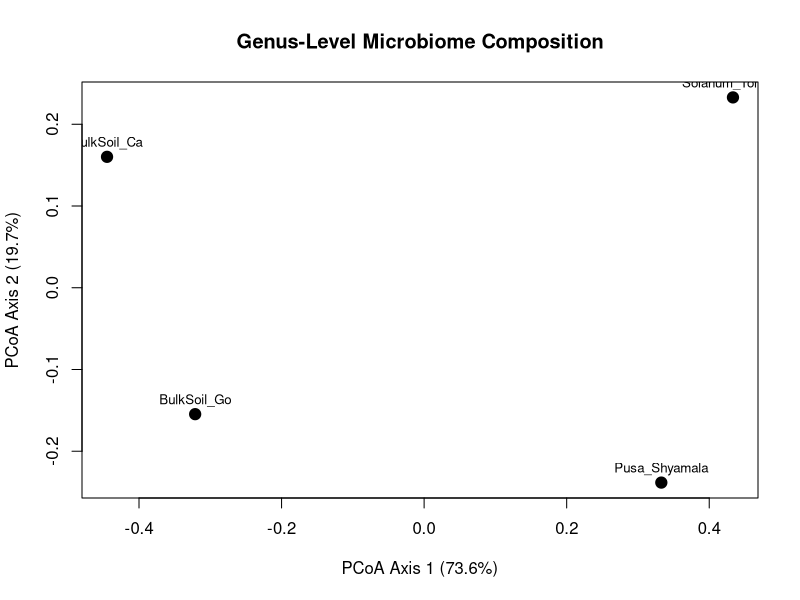

Source code (R):
# =========================================================
# Genus-level PCoA of PhD microbiome data
# Analysis: Genotype-associated soil communities
# Package: vegan
#
# Purpose:
# Descriptive analysis of genus-level microbial community
# composition using Bray-Curtis dissimilarity and PCoA.
#
# Data note:
# The dataset represents aggregated PhD microbiome observations.
# Biological replicates are not available in this table.
# Therefore, no inferential PERMANOVA is performed.
#
# Data are not included in the public GitHub repository.
# =========================================================

library(vegan)

# ---------------------------------------------------------
# 1. Genus-level abundance data
# ---------------------------------------------------------

genus_abundance <- data.frame(
  Acidovorax = c(0, 0, 55, 280),
  Allorhizobium_Neorhizobium_Pararhizobium_Rhizobium =
    c(0, 0, 20, 70),
  Bacillus = c(77, 125, 269, 196),
  Ensifer = c(0, 0, 65, 200),
  Methanocella = c(0, 70, 192, 0),
  Pseudomonas = c(0, 0, 228, 41),
  Sphingobium = c(0, 0, 91, 425),
  Streptomyces = c(0, 0, 164, 112),
  Terrabacter = c(0, 0, 60, 169),
  Not_Assigned = c(19442, 18685, 80440, 67180)
)

rownames(genus_abundance) <- c(
  "BulkSoil_Ca",
  "BulkSoil_Go",
  "Pusa_Shyamala",
  "Solanum_Torvum"
)

# ---------------------------------------------------------
# 2. Exclude unassigned reads
# ---------------------------------------------------------

genus_assigned <- genus_abundance[
  ,
  !colnames(genus_abundance) %in% "Not_Assigned"
]

# ---------------------------------------------------------
# 3. Relative abundance
# ---------------------------------------------------------

relative_abundance <- decostand(
  genus_assigned,
  method = "total"
)

print(relative_abundance)

# ---------------------------------------------------------
# 4. Bray-Curtis dissimilarity
# ---------------------------------------------------------

bray_dist <- vegdist(
  genus_assigned,
  method = "bray"
)

print(bray_dist)

# ---------------------------------------------------------
# 5. Principal Coordinates Analysis
# ---------------------------------------------------------

pcoa_result <- cmdscale(
  bray_dist,
  k = 2,
  eig = TRUE
)

print(pcoa_result$points)

# ---------------------------------------------------------
# 6. Percentage of variation explained
# ---------------------------------------------------------

positive_eigenvalues <- pcoa_result$eig[
  pcoa_result$eig > 0
]

pcoa_percent <- 100 * positive_eigenvalues /
  sum(positive_eigenvalues)

print(pcoa_percent)

# ---------------------------------------------------------
# 7. Prepare PCoA plot
# ---------------------------------------------------------

pcoa_plot <- data.frame(
  Sample = rownames(pcoa_result$points),
  Axis1 = pcoa_result$points[, 1],
  Axis2 = pcoa_result$points[, 2]
)

# ---------------------------------------------------------
# 8. PCoA visualization
# ---------------------------------------------------------

plot(
  pcoa_plot$Axis1,
  pcoa_plot$Axis2,
  xlab = paste0(
    "PCoA Axis 1 (",
    round(pcoa_percent[1], 1),
    "%)"
  ),
  ylab = paste0(
    "PCoA Axis 2 (",
    round(pcoa_percent[2], 1),
    "%)"
  ),
  main = "Genus-Level Microbiome Composition",
  pch = 19,
  cex = 1.5
)

text(
  pcoa_plot$Axis1,
  pcoa_plot$Axis2,
  labels = pcoa_plot$Sample,
  pos = 3,
  cex = 0.8
)

# =========================================================
# End of analysis
# =========================================================
